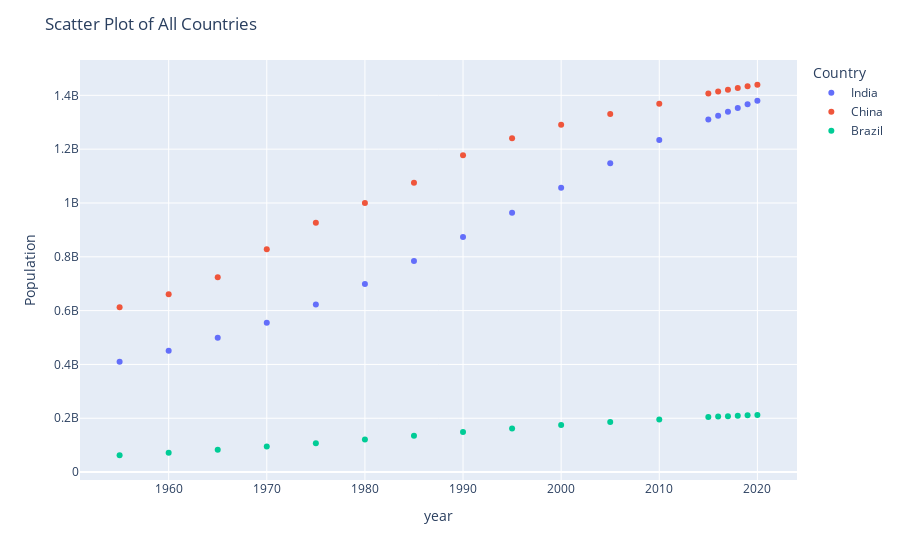

Notebook source saved alongside this figure:
### Markdown cell above
# 6 Scatter Plot

### Code cell
import plotly.express as px

df_plot = df_pivot.reset_index()
df_melt = df_plot.melt(id_vars='year', var_name='Country', value_name='Population')

fig = px.scatter(df_melt, x='year', y='Population', color='Country')
fig.update_layout(title='Scatter Plot of All Countries')
fig.show()

### Figure 1 — Plotly figure (JSON) as saved in the notebook; plotly's stock layout.template omitted (floating-point values rounded to 4 significant figures)
{"data": [{"hovertemplate": "Country=India<br>year=%{x}<br>Population=%{y}<extra></extra>", "legendgroup": "India", "marker": {"color": "#636efa", "symbol": "circle"}, "mode": "markers", "name": "India", "orientation": "v", "showlegend": true, "type": "scatter", "x": [1955, 1960, 1965, 1970, 1975, 1980, 1985, 1990, 1995, 2000, 2005, 2010, 2015, 2016, 2017, 2018, 2019, 2020], "xaxis": "x", "y": [409880595, 450547679, 499123324, 555189792, 623102897, 698952844, 784360008, 873277798, 963922588, 1056575549, 1147609927, 1234281170, 1310152403, 1324517249, 1338676785, 1352642280, 1366417754, 1380004385], "yaxis": "y"}, {"hovertemplate": "Country=China<br>year=%{x}<br>Population=%{y}<extra></extra>", "legendgroup": "China", "marker": {"color": "#EF553B", "symbol": "circle"}, "mode": "markers", "name": "China", "orientation": "v", "showlegend": true, "type": "scatter", "x": [1955, 1960, 1965, 1970, 1975, 1980, 1985, 1990, 1995, 2000, 2005, 2010, 2015, 2016, 2017, 2018, 2019, 2020], "xaxis": "x", "y": [612241554, 660408056, 724218968, 827601394, 926240885, 1000089235, 1075589361, 1176883674, 1240920535, 1290550765, 1330776380, 1368810615, 1406847870, 1414049351, 1421021791, 1427647786, 1433783686, 1439323776], "yaxis": "y"}, {"hovertemplate": "Country=Brazil<br>year=%{x}<br>Population=%{y}<extra></extra>", "legendgroup": "Brazil", "marker": {"color": "#00cc96", "symbol": "circle"}, "mode": "markers", "name": "Brazil", "orientation": "v", "showlegend": true, "type": "scatter", "x": [1955, 1960, 1965, 1970, 1975, 1980, 1985, 1990, 1995, 2000, 2005, 2010, 2015, 2016, 2017, 2018, 2019, 2020], "xaxis": "x", "y": [62533919, 72179226, 83373530, 95113265, 107216205, 120694009, 135274080, 149003223, 162019896, 174790340, 186127103, 195713635, 204471769, 206163053, 207833823, 209469323, 211049527, 212559417], "yaxis": "y"}], "layout": {"legend": {"title": {"text": "Country"}, "tracegroupgap": 0}, "margin": {"t": 60}, "title": {"text": "Scatter Plot of All Countries"}, "xaxis": {"anchor": "y", "domain": [0, 1], "title": {"text": "year"}}, "yaxis": {"anchor": "x", "domain": [0, 1], "title": {"text": "Population"}}}}
